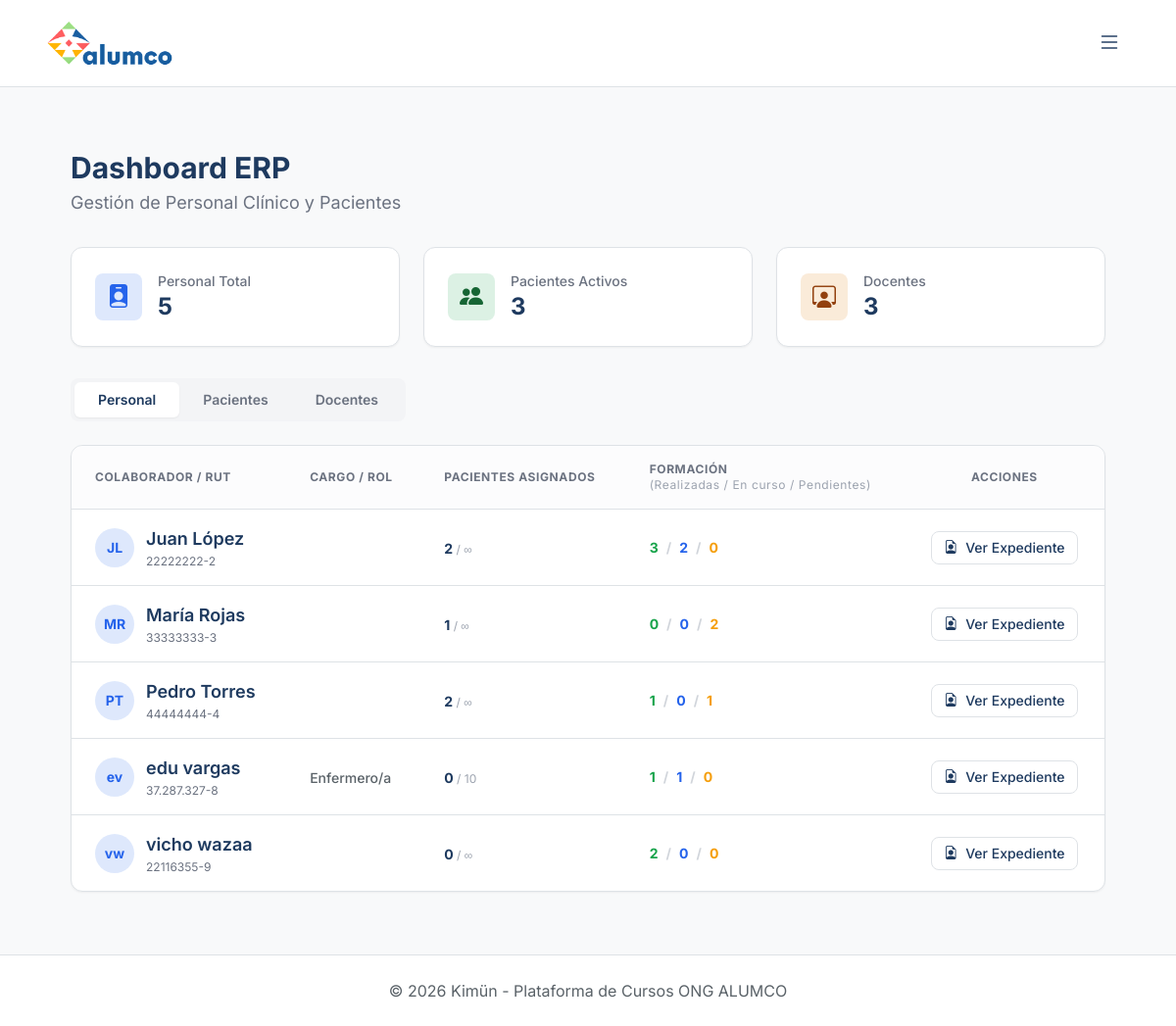
/pacientes/erp/ (signed in), run on the app's committed database.
### usuarios/models.py (models this page shows, shortened)
class Usuario(AbstractUser):
    ROL_CHOICES = [
        ('admin', 'Administrador'),
        ('docente', 'Docente'),
        ('colaborador', 'Colaborador'),
    ]
    rut = models.CharField(max_length=12, unique=True, verbose_name='RUT')
    rol = models.CharField(max_length=20, choices=ROL_CHOICES, default='colaborador')
    cargo = models.ForeignKey(
        AreaCargo,
        on_delete=models.SET_NULL,
        null=True,
        blank=True,
        related_name='usuarios'
    )
    fecha_ingreso = models.DateField(null=True, blank=True, verbose_name='Fecha de Ingreso')
    telefono = models.CharField(max_length=20, null=True, blank=True, verbose_name='Teléfono')
    especialidades_externas = models.TextField(
        null=True,
        blank=True,
        help_text='Especialidades, conocimientos o habilidades adquiridas fuera de Kimün.',
        verbose_name='Especialidades Externas'
    )
    limite_pacientes_personalizado = models.IntegerField(
        null=True,
        blank=True,
        help_text='Si se define, sobreescribe el límite del cargo del usuario.'
    )
    class Meta:
        verbose_name = 'Usuario'
        verbose_name_plural = 'Usuarios'

class AreaCargo(models.Model):
    nombre = models.CharField(max_length=100, unique=True)
    limite_pacientes = models.PositiveIntegerField(
        default=0,
        help_text='Límite máximo de pacientes asignables para este rol. 0 significa sin límite.'
    )
    class Meta:
        verbose_name = 'Área/Cargo'
        verbose_name_plural = 'Áreas/Cargos'

### pacientes/views.py (the view)
# urls.py: path('erp/', views.dashboard_erp, name='dashboard_erp'),
@login_required
def dashboard_erp(request):
    pacientes = Paciente.objects.all().order_by('-fecha_ingreso')
    colaboradores = Usuario.objects.filter(rol='colaborador').annotate(
        cursos_realizados=Count('inscripciones', filter=Q(inscripciones__estado='completado')),
        cursos_en_curso=Count('inscripciones', filter=Q(inscripciones__estado='en_progreso')),
        cursos_pendientes=Count('inscripciones', filter=Q(inscripciones__estado='asignado'))
    ).order_by('first_name')
    docentes = Usuario.objects.filter(rol__in=['docente', 'admin']).annotate(
        total_cursos=Count('cursos_creados')
    ).order_by('first_name')
    context = {
        'pacientes': pacientes,
        'colaboradores': colaboradores,
        'docentes': docentes,
        'total_pacientes': pacientes.count(),
        'total_colaboradores': colaboradores.count(),
        'total_docentes': docentes.count(),
    }
    return render(request, 'pacientes/dashboard.html', context)

### pacientes/templates/pacientes/dashboard.html (shortened to what this page needs)
{% extends 'base.html' %}
{% load static %}
{% block content %}
<div class="max-w-7xl mx-auto px-4 md:px-6 py-8" x-data="{ activeTab: 'colaboradores' }">
    <div class="flex flex-col md:flex-row justify-between items-start md:items-center mb-8 gap-4">
        <div>
            <h1 class="text-3xl font-bold" style="color: var(--color-primary)">Dashboard ERP</h1>
            <p class="text-gray-500 dark:text-gray-400 mt-1">Gestión de Personal Clínico y Pacientes</p>
        </div>
    </div>
    <div class="grid grid-cols-1 md:grid-cols-3 gap-6 mb-8 fade-in stagger-1">
        <div class="p-6 rounded-xl border shadow-sm transition-transform hover:-translate-y-1" style="background-color: var(--color-surface); border-color: var(--color-border);">
            <div class="flex items-center gap-4">
                <div class="w-12 h-12 rounded-lg flex items-center justify-center shrink-0" style="background-color: var(--color-info-bg); color: var(--color-info);">
                    <i class="bi bi-person-badge-fill text-2xl"></i>
                </div>
                <div class="min-w-0">
                    <p class="text-sm text-gray-500 dark:text-gray-400 font-medium truncate">Personal Total</p>
                    <h3 class="text-2xl font-bold" style="color: var(--color-text)">{{ total_colaboradores }}</h3>
                </div>
            </div>
        </div>
        <div class="p-6 rounded-xl border shadow-sm transition-transform hover:-translate-y-1" style="background-color: var(--color-surface); border-color: var(--color-border);">
            <div class="flex items-center gap-4">
                <div class="w-12 h-12 rounded-lg flex items-center justify-center shrink-0" style="background-color: var(--color-success-bg); color: var(--color-success);">
                    <i class="bi bi-people-fill text-2xl"></i>
                </div>
                <div class="min-w-0">
                    <p class="text-sm text-gray-500 dark:text-gray-400 font-medium truncate">Pacientes Activos</p>
                    <h3 class="text-2xl font-bold" style="color: var(--color-text)">{{ total_pacientes }}</h3>
                </div>
            </div>
        </div>
        <div class="p-6 rounded-xl border shadow-sm transition-transform hover:-translate-y-1" style="background-color: var(--color-surface); border-color: var(--color-border);">
            <div class="flex items-center gap-4">
                <div class="w-12 h-12 rounded-lg flex items-center justify-center shrink-0" style="background-color: var(--color-warning-bg); color: var(--color-warning);">
                    <i class="bi bi-person-workspace text-2xl"></i>
                </div>
                <div class="min-w-0">
                    <p class="text-sm text-gray-500 dark:text-gray-400 font-medium truncate">Docentes</p>
                    <h3 class="text-2xl font-bold" style="color: var(--color-text)">{{ total_docentes }}</h3>
                </div>
            </div>
        </div>
    </div>
    <div class="flex flex-col lg:flex-row justify-between items-start lg:items-center gap-4 mb-6 fade-in stagger-2">
        <div class="inline-flex rounded-lg p-1" style="background-color: var(--color-surface-raised)" role="tablist" aria-label="Pestañas de vista del ERP">
            <button @click="activeTab = 'colaboradores'"
                    :class="activeTab === 'colaboradores' ? 'bg-white shadow-sm dark:bg-slate-700 text-[var(--color-primary)]' : 'text-gray-500 hover:text-gray-700 dark:text-gray-400 dark:hover:text-gray-200'"
                    class="px-6 py-2 rounded-md text-sm font-semibold transition-all"
                    role="tab"
                    :aria-selected="activeTab === 'colaboradores'"
                    aria-controls="panel-colaboradores">
                Personal
            </button>
            <button @click="activeTab = 'pacientes'"
                    :class="activeTab === 'pacientes' ? 'bg-white shadow-sm dark:bg-slate-700 text-[var(--color-primary)]' : 'text-gray-500 hover:text-gray-700 dark:text-gray-400 dark:hover:text-gray-200'"
                    class="px-6 py-2 rounded-md text-sm font-semibold transition-all"
                    role="tab"
                    :aria-selected="activeTab === 'pacientes'"
                    aria-controls="panel-pacientes">
                Pacientes
            </button>
            <button @click="activeTab = 'docentes'"
                    :class="activeTab === 'docentes' ? 'bg-white shadow-sm dark:bg-slate-700 text-[var(--color-primary)]' : 'text-gray-500 hover:text-gray-700 dark:text-gray-400 dark:hover:text-gray-200'"
                    class="px-6 py-2 rounded-md text-sm font-semibold transition-all"
                    role="tab"
                    :aria-selected="activeTab === 'docentes'"
                    aria-controls="panel-docentes">
                Docentes
            </button>
        </div>
    </div>
    <div class="rounded-xl border shadow-sm overflow-hidden fade-in stagger-3" style="background-color: var(--color-surface); border-color: var(--color-border);">
        <div id="panel-colaboradores" role="tabpanel" aria-labelledby="tab-colaboradores" x-show="activeTab === 'colaboradores'" x-transition:enter="transition ease-out duration-200" x-transition:enter-start="opacity-0 translate-y-2" x-transition:enter-end="opacity-100 translate-y-0" style="display: none;">
            <div class="overflow-x-auto">
                <table class="w-full text-left border-collapse" aria-label="Tabla de personal y colaboradores">
                    <thead>
                        <tr class="text-xs uppercase tracking-wider text-gray-500 dark:text-gray-400 border-b font-semibold bg-gray-50/50 dark:bg-gray-800/20" style="border-color: var(--color-border);">
                            <th scope="col" class="px-6 py-4">Colaborador / RUT</th>
                            <th scope="col" class="px-6 py-4">Cargo / Rol</th>
                            <th scope="col" class="px-6 py-4">Pacientes Asignados</th>
                            <th scope="col" class="px-6 py-4" title="Realizadas / En curso / Pendientes">Formación <span class="text-gray-400 font-normal normal-case text-xs block">(Realizadas / En curso / Pendientes)</span></th>
                            <th scope="col" class="px-6 py-4 text-center">Acciones</th>
                        </tr>
                    </thead>
                    <tbody>
                        {% for colab in colaboradores %}
                        <tr class="border-b last:border-0 hover:bg-gray-50 dark:hover:bg-gray-800/50 transition-colors" style="border-color: var(--color-border);">
                            <td class="px-6 py-4">
                                <div class="flex items-center gap-3">
                                    <div class="w-10 h-10 rounded-full flex items-center justify-center text-sm font-bold shrink-0" style="background-color: var(--color-info-bg); color: var(--color-info);">
                                        {{ colab.first_name|first }}{{ colab.last_name|first }}
                                    </div>
                                    <div>
                                        <p class="font-semibold" style="color: var(--color-text)">{{ colab.get_full_name }}</p>
                                        <p class="text-xs text-gray-500 mt-0.5">{{ colab.rut }}</p>
                                    </div>
                                </div>
                            </td>
                            <td class="px-6 py-4">
                                <span class="text-sm font-medium" style="color: var(--color-text-secondary)">{{ colab.cargo.nombre }}</span>
                            </td>
                            <td class="px-6 py-4">
                                {% with limit=colab.cargo.limite_pacientes count=colab.pacientes_asignados.count %}
                                    <span class="text-sm font-bold {% if limit > 0 and count >= limit %}text-red-500{% else %}" style="color: var(--color-primary)"{% endif %}>
                                        {{ count }} <span class="text-gray-400 font-normal text-xs">/ {% if limit > 0 %}{{ limit }}{% else %}&infin;{% endif %}</span>
                                    </span>
                                {% endwith %}
                            </td>
                            <td class="px-6 py-4 text-sm font-bold tracking-wide">
                                <span class="text-green-600 dark:text-green-400" title="Cursos Realizados">{{ colab.cursos_realizados }}</span>
                                <span class="text-gray-300 mx-1">/</span>
                                <span class="text-blue-600 dark:text-blue-400" title="Cursos En Progreso">{{ colab.cursos_en_curso }}</span>
                                <span class="text-gray-300 mx-1">/</span>
                                <span class="text-amber-500" title="Cursos Pendientes (Asignados)">{{ colab.cursos_pendientes }}</span>
                            </td>
                            <td class="px-6 py-4 text-center">
                                <a href="{% url 'pacientes:expediente_colaborador' colab.id %}" class="px-3 py-1.5 rounded-lg border text-sm font-medium hover:bg-gray-100 dark:hover:bg-slate-700 transition-colors inline-flex items-center gap-2 mx-auto" style="color: var(--color-text); border-color: var(--color-border)">
                                    <i class="bi bi-file-earmark-person"></i> Ver Expediente
                                </a>
                            </td>
                        </tr>
                        {% endfor %}
                    </tbody>
                </table>
            </div>
        </div>
    </div>
</div>
{% endblock %}

### static/css/kimun.css (style rules this page uses)
:root { --space-xs: 0.25rem; --space-sm: 0.5rem; --space-md: 1rem; --space-lg: 1.5rem; --space-xl: 2rem; --space-2xl: 3rem; --space-3xl: 4rem; --radius-sm: 0.25rem; --radius-md: 0.75rem; --radius-lg: 1rem; --radius-xl: 1.5rem; --radius-asymmetric: 1rem 0.25rem 1rem 0.25rem; --shadow-sm: 0 1px 2px color-mix(in srgb, var(--color-text) 8%, transparent); --shadow-md: 0 4px 6px -1px color-mix(in srgb, var(--color-text) 12%, transparent); --shadow-lg: 0 10px 40px -10px color-mix(in srgb, var(--color-text) 18%, transparent); --transition-fast: 0.15s ease; --transition-normal: 0.2s ease; --transition-slow: 0.3s ease; }
.fade-in { animation: fadeInUp 0.5s ease forwards; opacity: 0; }
.rounded-md { border-radius: var(--radius-md); }
.rounded-lg { border-radius: var(--radius-lg); }
.rounded-xl { border-radius: var(--radius-xl); }
.shadow-sm { box-shadow: var(--shadow-sm); }

### templates/base.html (style rules this page uses)
body { font-family: "Inter", sans-serif; font-size: 18px; }
[data-theme="light"] { --color-bg: #f8f9fa; --color-surface: #ffffff; --color-surface-raised: #f3f4f6; --color-primary: #1e3a5f; --color-primary-hover: #2d5a87; --color-accent: #f57c00; --color-text: #1e3a5f; --color-text-secondary: #5a6268; --color-border: #dee2e6; --color-card-hover: #f1f5f9; --color-success: #166534; --color-success-bg: rgba(22, 163, 74, 0.15); --color-info: #2563eb; --color-info-bg: rgba(37, 99, 235, 0.15); --color-warning: #92400e; --color-warning-bg: rgba(217, 119, 6, 0.15); --color-purple: #9333ea; --color-purple-bg: rgba(147, 51, 234, 0.15); --color-pink: #db2777; --color-pink-bg: rgba(219, 39, 119, 0.15); --gradient-start: #1e3a5f; --gradient-end: #3b82f6; }
body { background-color: var(--color-bg); color: var(--color-text); }
.fade-in { animation: fadeIn 0.5s ease-out forwards; opacity: 0; }
.stagger-1 { animation-delay: 0.1s; }
.stagger-2 { animation-delay: 0.2s; }
.stagger-3 { animation-delay: 0.3s; }

### data on the page
Usuario: first_name|first "J", last_name|first "L", get_full_name "Juan López", rut "22222222-2", pacientes_asignados.count "2", cursos_realizados "3", cursos_en_curso "2", cursos_pendientes "0"
Usuario: first_name|first "M", last_name|first "R", get_full_name "María Rojas", rut "33333333-3", pacientes_asignados.count "1", cursos_realizados "0", cursos_en_curso "0", cursos_pendientes "2"
Usuario: first_name|first "P", last_name|first "T", get_full_name "Pedro Torres", rut "44444444-4", pacientes_asignados.count "2", cursos_realizados "1", cursos_en_curso "0", cursos_pendientes "1"
Usuario: first_name|first "e", last_name|first "v", get_full_name "edu vargas", rut "37.287.327-8", cargo.nombre "Enfermero/a", pacientes_asignados.count "0", cargo.limite_pacientes "10", cursos_realizados "1", cursos_en_curso "1", cursos_pendientes "0"
Usuario: first_name|first "v", last_name|first "w", get_full_name "vicho wazaa", rut "22116355-9", pacientes_asignados.count "0", cursos_realizados "2", cursos_en_curso "0", cursos_pendientes "0"

### other printed values
{{ total_colaboradores }} "5"
{{ total_pacientes }} "3"
{{ total_docentes }} "3"
